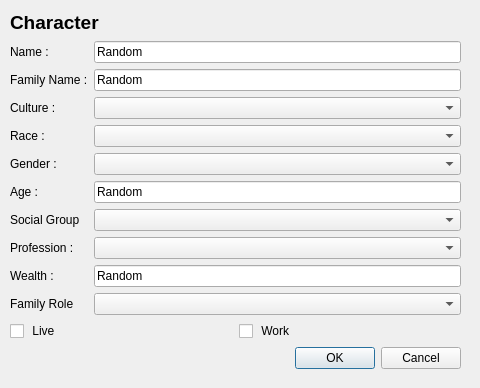
<?xml version="1.0" encoding="UTF-8"?>
<ui version="4.0">
 <class>Dialog</class>
 <widget class="QDialog" name="Dialog">
  <property name="geometry">
   <rect>
    <x>0</x>
    <y>0</y>
    <width>480</width>
    <height>388</height>
   </rect>
  </property>
  <property name="windowTitle">
   <string>Dialog</string>
  </property>
  <widget class="QWidget" name="layoutWidget">
   <property name="geometry">
    <rect>
     <x>10</x>
     <y>10</y>
     <width>451</width>
     <height>359</height>
    </rect>
   </property>
   <layout class="QVBoxLayout" name="verticalLayout">
    <item>
     <layout class="QVBoxLayout" name="verticalLayout_2">
      <item>
       <widget class="QLabel" name="label">
        <property name="maximumSize">
         <size>
          <width>16777215</width>
          <height>50</height>
         </size>
        </property>
        <property name="font">
         <font>
          <pointsize>14</pointsize>
          <weight>75</weight>
          <bold>true</bold>
         </font>
        </property>
        <property name="text">
         <string>Character</string>
        </property>
       </widget>
      </item>
      <item>
       <layout class="QFormLayout" name="formLayout_2">
        <item row="0" column="0">
         <widget class="QLabel" name="nameLabel_2">
          <property name="text">
           <string>Name :</string>
          </property>
         </widget>
        </item>
        <item row="0" column="1">
         <widget class="QLineEdit" name="coreNameLineEdit">
          <property name="text">
           <string>Random</string>
          </property>
         </widget>
        </item>
        <item row="1" column="0">
         <widget class="QLabel" name="familyNameLabel">
          <property name="text">
           <string>Family Name :</string>
          </property>
         </widget>
        </item>
        <item row="1" column="1">
         <widget class="QLineEdit" name="familyNameLineEdit">
          <property name="text">
           <string>Random</string>
          </property>
         </widget>
        </item>
        <item row="2" column="0">
         <widget class="QLabel" name="cultureLabel">
          <property name="text">
           <string>Culture : </string>
          </property>
         </widget>
        </item>
        <item row="2" column="1">
         <widget class="QComboBox" name="cultureComboBox"/>
        </item>
        <item row="3" column="0">
         <widget class="QLabel" name="raceLabel">
          <property name="text">
           <string>Race :</string>
          </property>
         </widget>
        </item>
        <item row="3" column="1">
         <widget class="QComboBox" name="raceComboBox"/>
        </item>
        <item row="4" column="0">
         <widget class="QLabel" name="genderLabel">
          <property name="text">
           <string>Gender :</string>
          </property>
         </widget>
        </item>
        <item row="4" column="1">
         <widget class="QComboBox" name="genderComboBox"/>
        </item>
        <item row="5" column="0">
         <widget class="QLabel" name="ageLabel">
          <property name="text">
           <string>Age :</string>
          </property>
         </widget>
        </item>
        <item row="5" column="1">
         <widget class="QLineEdit" name="ageLineEdit">
          <property name="text">
           <string>Random</string>
          </property>
         </widget>
        </item>
        <item row="6" column="0">
         <widget class="QLabel" name="socialGroupLabel">
          <property name="text">
           <string>Social Group</string>
          </property>
         </widget>
        </item>
        <item row="6" column="1">
         <widget class="QComboBox" name="socialGroupComboBox"/>
        </item>
        <item row="7" column="0">
         <widget class="QLabel" name="professionLabel">
          <property name="text">
           <string>Profession :</string>
          </property>
         </widget>
        </item>
        <item row="7" column="1">
         <widget class="QComboBox" name="professionComboBox"/>
        </item>
        <item row="9" column="0">
         <widget class="QLabel" name="familyRoleLabel">
          <property name="text">
           <string>Family Role</string>
          </property>
         </widget>
        </item>
        <item row="9" column="1">
         <widget class="QComboBox" name="familyRoleComboBox"/>
        </item>
        <item row="8" column="0">
         <widget class="QLabel" name="wealthLabel">
          <property name="text">
           <string>Wealth : </string>
          </property>
         </widget>
        </item>
        <item row="8" column="1">
         <widget class="QLineEdit" name="wealthLineEdit">
          <property name="text">
           <string>Random</string>
          </property>
         </widget>
        </item>
       </layout>
      </item>
     </layout>
    </item>
    <item>
     <layout class="QHBoxLayout" name="horizontalLayout">
      <item>
       <widget class="QCheckBox" name="liveCheckBox">
        <property name="text">
         <string> Live</string>
        </property>
       </widget>
      </item>
      <item>
       <widget class="QCheckBox" name="workCheckBox">
        <property name="text">
         <string> Work</string>
        </property>
       </widget>
      </item>
     </layout>
    </item>
    <item>
     <widget class="QDialogButtonBox" name="buttonBox">
      <property name="orientation">
       <enum>Qt::Horizontal</enum>
      </property>
      <property name="standardButtons">
       <set>QDialogButtonBox::Cancel|QDialogButtonBox::Ok</set>
      </property>
     </widget>
    </item>
   </layout>
  </widget>
 </widget>
 <resources/>
 <connections>
  <connection>
   <sender>buttonBox</sender>
   <signal>accepted()</signal>
   <receiver>Dialog</receiver>
   <slot>accept()</slot>
   <hints>
    <hint type="sourcelabel">
     <x>248</x>
     <y>254</y>
    </hint>
    <hint type="destinationlabel">
     <x>157</x>
     <y>274</y>
    </hint>
   </hints>
  </connection>
  <connection>
   <sender>buttonBox</sender>
   <signal>rejected()</signal>
   <receiver>Dialog</receiver>
   <slot>reject()</slot>
   <hints>
    <hint type="sourcelabel">
     <x>316</x>
     <y>260</y>
    </hint>
    <hint type="destinationlabel">
     <x>286</x>
     <y>274</y>
    </hint>
   </hints>
  </connection>
 </connections>
</ui>
